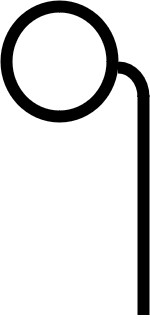
#> input picture Codigo/OpenCV/imagenes/monoculo.jpg, 150 x 322 px
$ python monoculo_webcam.py
#> lines starting #> are read from the running program, lines starting #| are printed output that depends on the picture; after the words box and inside, x2 and y2 are one past the last pixel; in counts of white or black regions, pixels touching at a corner belong together
import cv2

monoculo = cv2.imread('../imagenes/monoculo.jpg')
#> monoculo is the input picture: shape (322, 150, 3); min 0, max 255, mean 217
alto_monoculo, ancho_monoculo, _ = monoculo.shape
#> alto_monoculo = 322; ancho_monoculo = 150
talla_monoculo = 1.3
proporciones_monoculo = ancho_monoculo/alto_monoculo
#> proporciones_monoculo = 0.466
offset_monoculo = 5

area_min = 10000

clasificador = cv2.CascadeClassifier('../haarcascades/haarcascade_frontalface_default.xml')
clasificador_ojos = cv2.CascadeClassifier('../haarcascades/haarcascade_eye.xml')

camara = cv2.VideoCapture(0)
if not camara.isOpened():
    print("No es posible abrir la cámara")
    exit()

ancho_ventana = int(camara.get(cv2.CAP_PROP_FRAME_WIDTH))
alto_ventana = int(camara.get(cv2.CAP_PROP_FRAME_HEIGHT))

while True:
    ret, frame = camara.read()
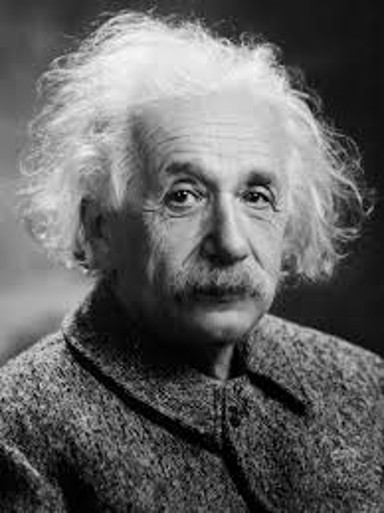
#> input picture Codigo/OpenCV/imagenes/Einstein.jpg, 384 x 513 px, given in place of the camera
#> frame is the input picture: shape (513, 384, 3); min 0, max 250, mean 99
    if not ret:
        print("No es posible obtener la imagen")
        break

    frame_byn = cv2.cvtColor(frame, cv2.COLOR_BGR2GRAY)

    caras = clasificador.detectMultiScale(frame_byn)
#> caras = [[116, 108, 218, 218]]
    for (x_cara, y_cara, ancho_cara, alto_cara) in caras:
        if ancho_cara*alto_cara > area_min:
            cara = frame_byn[y_cara:y_cara+alto_cara, x_cara:x_cara+ancho_cara]
            ojos = clasificador_ojos.detectMultiScale(cara)
            if len(ojos) != 2 : continue
            (x_ojo0, y_ojo0, ancho_ojo0, _) = ojos[0]
            (x_ojo1, y_ojo1, ancho_ojo1, _) = ojos[1]
            if x_ojo0 > x_ojo1 :
                x_ojo = x_ojo0 + int(ancho_ojo0/offset_monoculo)
                y_ojo = y_ojo0
                ancho_ojo = ancho_ojo0
            else:
                x_ojo = x_ojo1 + int(ancho_ojo1/offset_monoculo)
                y_ojo = y_ojo1
                ancho_ojo = ancho_ojo1

            ancho_monoculo = int(ancho_ojo*talla_monoculo)
            alto_monoculo = int(ancho_monoculo/proporciones_monoculo)
            monoculo = cv2.resize(monoculo, (ancho_monoculo, alto_monoculo))
            x_monoculo = x_ojo + x_cara
            y_monoculo = y_ojo + y_cara
            if x_monoculo >= 0 and y_monoculo>= 0 and x_monoculo+ancho_monoculo <= ancho_ventana and y_monoculo+alto_monoculo <= alto_ventana :
                roi = frame[y_monoculo:y_monoculo+alto_monoculo, x_monoculo:x_monoculo+ancho_monoculo]
                roi = cv2.bitwise_and(monoculo, roi)
                frame[y_monoculo:y_monoculo+alto_monoculo, x_monoculo:x_monoculo+ancho_monoculo] = roi
#> this loop made 1 pass
#> (x_cara, y_cara, ancho_cara, alto_cara, ojos, x_ojo0, y_ojo0, ancho_ojo0) on pass 1: (116, 108, 218, 218, [[117, 67, 42, 42], [43, 67, 43, 43]], 117, 67, 42)
#> pass 1, `cara = frame_byn[y_cara:y_cara+alto_cara, x_cara:x_cara+ancho_cara]`:
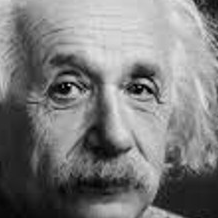
#> cara: shape (218, 218); min 0, max 230, mean 124.1
#> pass 1, `monoculo = cv2.resize(monoculo, (ancho_monoculo, alto_monoculo))`:
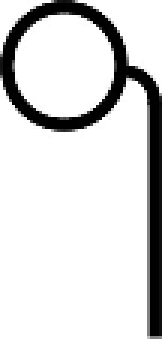
#> monoculo: shape (115, 54, 3) (shown 3 times larger); min 0, max 255, mean 216.4
#> pass 1, `roi = frame[y_monoculo:y_monoculo+alto_monoculo, x_monoculo:x_monoculo..`:
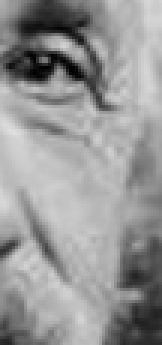
#> roi: shape (115, 54, 3) (shown 3 times larger); min 0, max 222, mean 149.7
#> pass 1, `roi = cv2.bitwise_and(monoculo, roi)`:
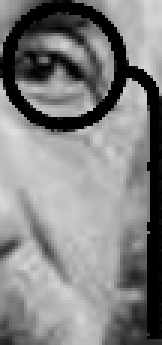
#> roi: shape (115, 54, 3) (shown 3 times larger); min 0, max 222, mean 130.2
#> after the loop:
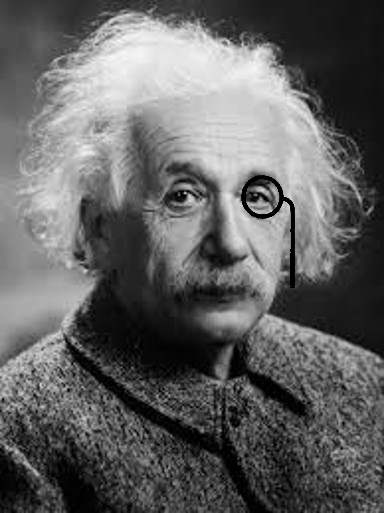
#> frame: shape (513, 384, 3); 0.6% of pixels changed, all inside (x1, y1, x2, y2) = (241, 175, 295, 289)

    cv2.imshow('webcam',frame)

    if cv2.waitKey(1) == ord('q'): break
#> (key q is pressed here)

camara.release()
cv2.destroyAllWindows()
